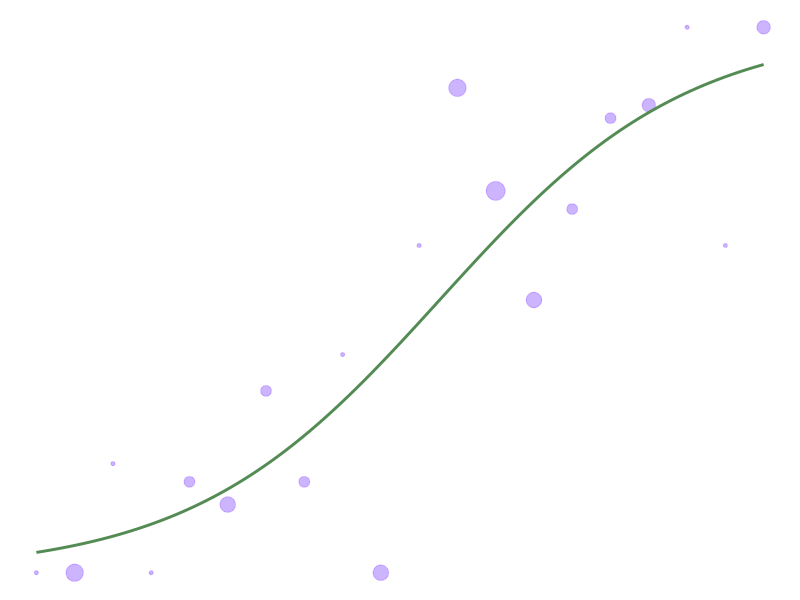
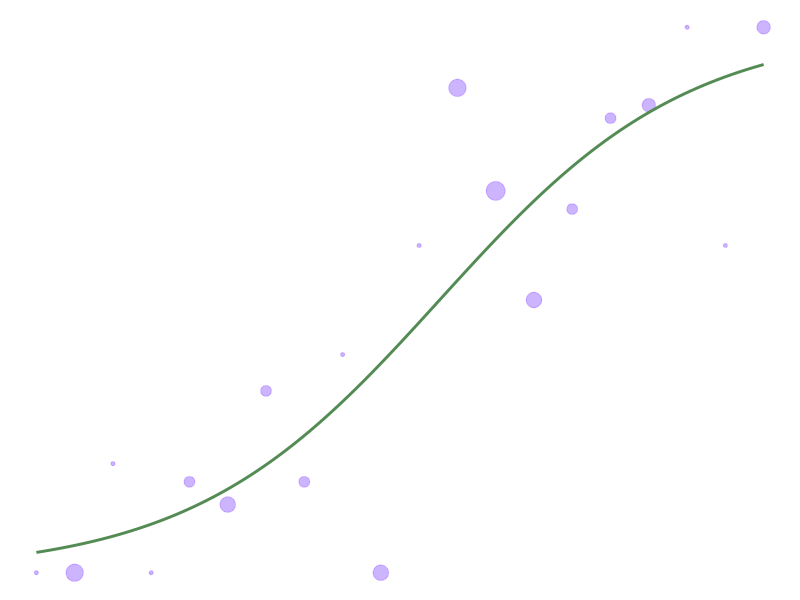

Write the R code that produced these figures, in order.
library(ggplot2)
library(dplyr)

set.seed(42)

# Simulation de données groupées (style turbines)
n_groupes <- 20
df <- data.frame(
  X = seq(0, 7, length.out = n_groupes)
)

# Vrai modèle logistique sous-jacent
beta0_vrai <- -4
beta1_vrai <- 1

df <- df |>
  mutate(
    Poids = sample(5:10, n_groupes, replace = TRUE),      # nombre d'essais par groupe
    eta_vrai = beta0_vrai + beta1_vrai * X,
    p_vrai = plogis(eta_vrai),
    Succes = rbinom(n_groupes, size = Poids, prob = p_vrai),
    Y = Succes / Poids                                       # proportion observée
  )

# Ajustement du modèle logit
modele <- glm(
  cbind(Succes, Poids - Succes) ~ X,
  data = df,
  family = binomial(link = "logit")
)

# Grille de prédiction
grille <- data.frame(
  X = seq(min(df$X), max(df$X), length.out = 200)
)
grille$Y_hat <- predict(modele, newdata = grille, type = "response")

# Graphique
p <- ggplot() +
  geom_point(
    data = df,
    aes(x = X, y = Y, size = Poids),
    color = "mediumpurple1",
    alpha = 0.6
  ) +
  geom_line(
    data = grille,
    aes(x = X, y = Y_hat),
    color = "palegreen4",
    linewidth = 1
  ) +
  theme_void() +
  theme(legend.position = "none")

p  # affiche dans le Plots pane de Positron (fond blanc là, normal)

setwd("/Users/jmiron/GitHub/STT-4300/notes/images")

ggsave(
  "logit_plot.png",
  plot = p,
  width = 8, height = 5.5, dpi = 300,
  bg = "transparent"
)
